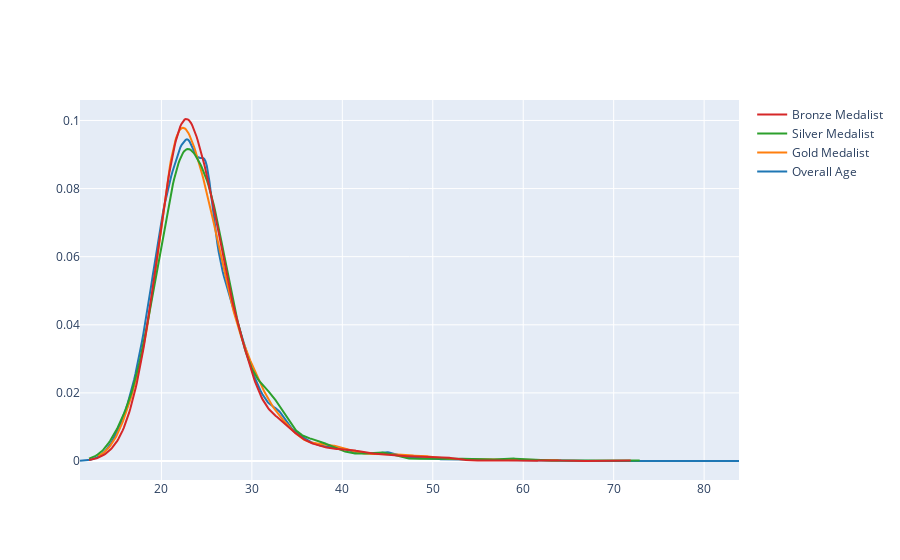

Here is the notebook cell this chart was saved with:
### Code cell
# df_copy.head()
fig = ff.create_distplot([x1,x2,x3,x4],[ 'Overall Age' , 'Gold Medalist','Silver Medalist','Bronze Medalist'],show_hist=False,show_rug=False)
fig.show()

### Figure 1 — Plotly figure (JSON) as saved in the notebook; plotly's stock layout.template omitted (floating-point values rounded to 4 significant figures; data arrays with more than 128 entries replaced by an {"elided": "..."} marker saying what was removed)
{"data": [{"legendgroup": "Overall Age", "marker": {"color": "rgb(31, 119, 180)"}, "mode": "lines", "name": "Overall Age", "showlegend": true, "type": "scatter", "x": {"elided": "500 float values"}, "xaxis": "x", "y": {"elided": "500 float values"}, "yaxis": "y"}, {"legendgroup": "Gold Medalist", "marker": {"color": "rgb(255, 127, 14)"}, "mode": "lines", "name": "Gold Medalist", "showlegend": true, "type": "scatter", "x": {"elided": "500 float values"}, "xaxis": "x", "y": {"elided": "500 float values"}, "yaxis": "y"}, {"legendgroup": "Silver Medalist", "marker": {"color": "rgb(44, 160, 44)"}, "mode": "lines", "name": "Silver Medalist", "showlegend": true, "type": "scatter", "x": {"elided": "500 float values"}, "xaxis": "x", "y": {"elided": "500 float values"}, "yaxis": "y"}, {"legendgroup": "Bronze Medalist", "marker": {"color": "rgb(214, 39, 40)"}, "mode": "lines", "name": "Bronze Medalist", "showlegend": true, "type": "scatter", "x": {"elided": "500 float values"}, "xaxis": "x", "y": {"elided": "500 float values"}, "yaxis": "y"}], "layout": {"barmode": "overlay", "hovermode": "closest", "legend": {"traceorder": "reversed"}, "xaxis": {"anchor": "y2", "domain": [0, 1], "zeroline": false}, "yaxis": {"anchor": "free", "domain": [0, 1], "position": 0}}}
